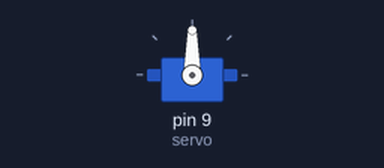
The sketch below on a simulated Arduino Uno, built with avr-gcc and run on an emulated ATmega328P. Shown: servo.

Above: at 0.05 s.
Timing chart, 0 to 4.6 s (numbered marks = the images above):
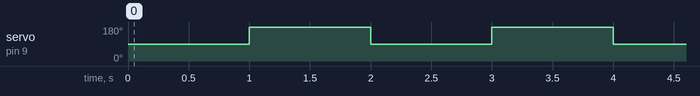

The sketch:

Servo_90.ino
```cpp
#include <Servo.h>

Servo servo;

int angle = 90;

void setup()
{
  servo.attach(9); // Attach the servo to digital pin 9
}

void loop()
{
  servo.write(angle); // Set to the desired angle
  delay(1000); // Wait for 1 second
  // Reverse the angle between 90 and 180 degrees
  if (angle == 90) {
    angle = 180;
  } else {
    angle = 90;
  }
}
```

Measured:
- by itself, servo on pin 9 (servo): alternates 180° for 1.0 s and 90° for 1.0 s
